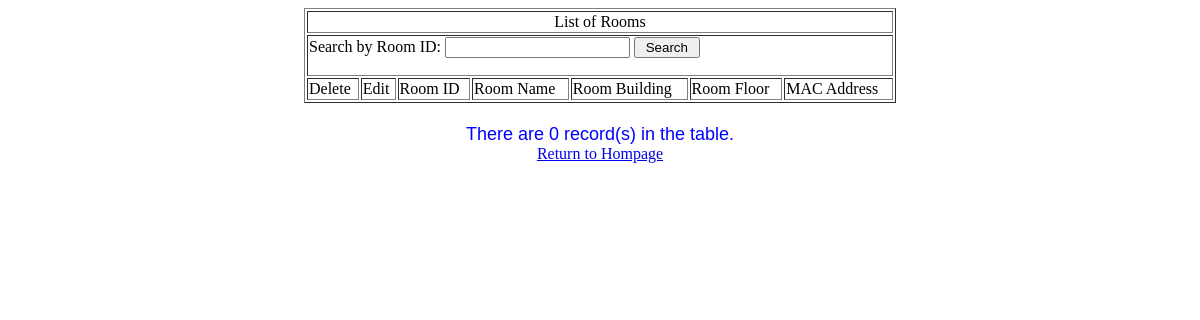
Before: /roomlist.php with the older database file.
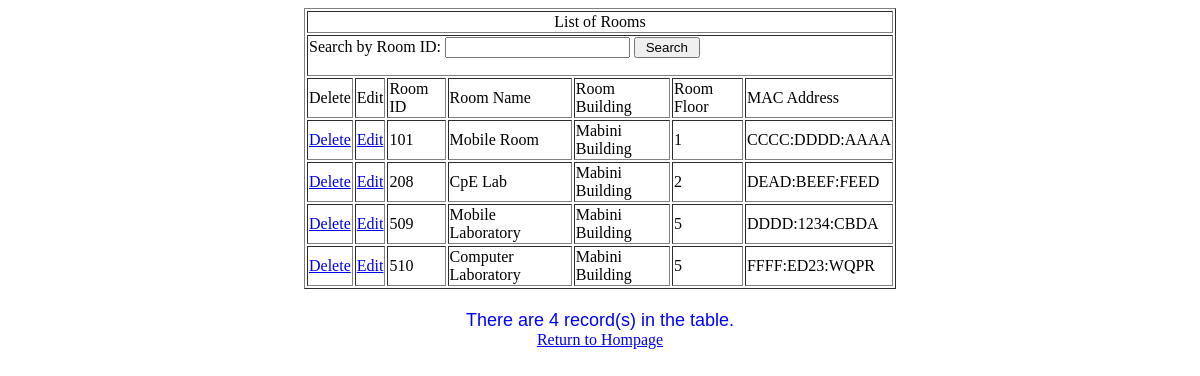
After: the same page with the newer database file.
### tables this page shows
CREATE TABLE `tbl_roomlist` (
  `room_id` varchar(5) NOT NULL,
  `room_name` varchar(100) NOT NULL,
  `room_bldg` varchar(100) NOT NULL,
  `room_floor` varchar(50) NOT NULL,
  `mac_address` varchar(100) NOT NULL,
  `Amenities` varchar(1000) NOT NULL,
  `Pax` int(200) NOT NULL,
  `Room_Status` varchar(100) NOT NULL,
  `timeframe_in` time NOT NULL DEFAULT '08:00:00',
  `timeframe_out` time NOT NULL DEFAULT '17:00:00'
);

### roomlist.php (the view, shortened to what this page needs)
<html>
<head>
</head>
<body>
<center>
<table WIDTH=50% BORDER=1>
	<tr>
		<td COLSPAN=8 ALIGN="CENTER">List of Rooms</td>
	</tr>
	<tr>
		<td COLSPAN=8>
		<form NAME="searchArea" METHOD="POST" ACTION="">
			<label>Search by Room ID:</label>
			<input TYPE="text" ID="txtSearchLN" NAME="txtSearchLN">
                        <input TYPE="submit" VALUE=" Search ">
		</form>
		</td>
	</tr>
	<tr>
                <td>Delete</td>
                <td>Edit</td>
		<td>Room ID</td>
		<td>Room Name</td>
		<td>Room Building</td>
		<td>Room Floor</td>
		<td>MAC Address</td>
	</tr>
<?php
include 'connect.php';
$searchLN = $_POST['txtSearchLN'];
if ($searchLN=="undefined")
 {
   $SQL = mysqli_query($con,"SELECT * FROM tbl_roomlist ORDER BY room_id");
 }
else
 {
   $SQL=mysqli_query($con,"SELECT * FROM tbl_roomlist WHERE room_id LIKE '$searchLN%'");
 }
while($row=mysqli_fetch_array($SQL))
	{
 ?>
	<tr>
		<td ALIGN="CENTER"><a onclick="return Del()" href="delete_room.php?SID=<?php echo $row['room_id']; ?>">Delete</a></td>
		<td ALIGN="CENTER"><a href="edit_room.php?SID=<?php echo $row['room_id']; ?>">Edit</a></td>
		<td><?php echo $row['room_id']; ?></td>
		<td><?php echo $row['room_name']; ?></td>
		<td><?php echo $row['room_bldg']; ?></td>
		<td><?php echo $row['room_floor']; ?></td>
		<td><?php echo $row['mac_address']; ?></td>
	</tr>
	<?php
	}
	?>
</table>
 <font size="4" face="arial"  color="blue">
  <?php
 include 'connect.php';
  $result = mysqli_query($con,"SELECT * FROM tbl_roomlist ");
$rows = mysqli_num_rows($result);
 echo "<br>";
  echo "There are " . $rows . " record(s) in the table. ";
    ?>
    </font>
    <br><a href="homepage.php">Return to Hompage</a></br>
</body>
</html>

Changed rows visible on the page:
added tbl_roomlist: room_id "101", room_name "Mobile Room", room_bldg "Mabini Building", room_floor "1", mac_address "CCCC:DDDD:AAAA"
added tbl_roomlist: room_id "208", room_name "CpE Lab", room_bldg "Mabini Building", room_floor "2", mac_address "DEAD:BEEF:FEED"
added tbl_roomlist: room_id "509", room_name "Mobile Laboratory", room_bldg "Mabini Building", room_floor "5", mac_address "DDDD:1234:CBDA"
added tbl_roomlist: room_id "510", room_name "Computer Laboratory", room_bldg "Mabini Building", room_floor "5", mac_address "FFFF:ED23:WQPR"
Other visible differences:
$rows: "0" → "4"
